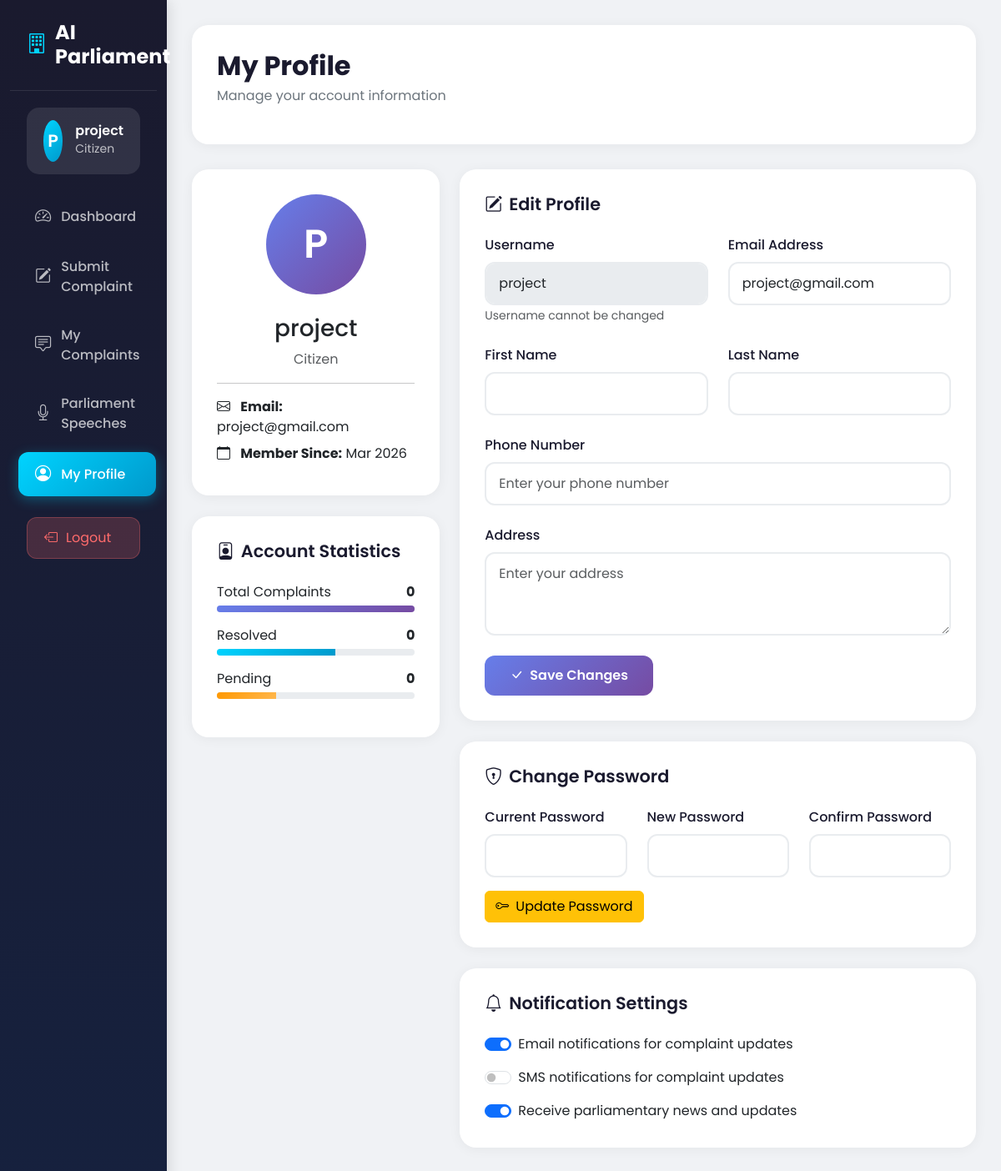
Screenshot of /citizen/profile/ (signed in) with the database file from the repository.
### accounts/models.py (models this page shows)
class User(AbstractUser):
    ROLE_CHOICES = (
        ('citizen','Citizen'),
        ('mp','MP'),
        ('admin','Admin'),
    )
    role = models.CharField(max_length=10,choices=ROLE_CHOICES)

### citizen/views.py (the view, shortened to what this page needs)
# urls.py: path('profile/', views.citizen_profile, name='citizen_profile'),
@login_required
def citizen_profile(request):
    complaints = Complaint.objects.filter(citizen=request.user)
    total_complaints = complaints.count()
    resolved_complaints = complaints.filter(status="Resolved").count()
    pending_complaints = complaints.filter(status="Pending").count()
    return render(request, "citizen/profile.html", {
        'total_complaints': total_complaints,
        'resolved_complaints': resolved_complaints,
        'pending_complaints': pending_complaints,
    })

### citizen/templates/citizen/profile.html (shortened to what this page needs)
{% extends 'citizen/base_citizen.html' %}
{% load i18n %}
{% block content %}
<div class="animate-fade-in">
    <div class="page-header">
        <div class="d-flex justify-content-between align-items-center">
            <div>
                <h1 class="page-title">{% trans "My Profile" %}</h1>
                <p class="page-subtitle">{% trans "Manage your account information" %}</p>
            </div>
        </div>
    </div>
    <div class="row">
        <div class="col-lg-4">
            <div class="content-card text-center">
                <div class="profile-avatar mx-auto mb-4">
                    {{ user.username|make_list|first|upper }}
                </div>
                <h3>{{ user.username }}</h3>
                <p class="text-muted">{% trans "Citizen" %}</p>
                <hr>
                <div class="text-start">
                    <p class="mb-2">
                        <i class="bi bi-envelope me-2"></i>
                        <strong>{% trans "Email:" %}</strong> {{ user.email|default:"Not provided" }}
                    </p>
                    <p class="mb-2">
                        <i class="bi bi-calendar me-2"></i>
                        <strong>{% trans "Member Since:" %}</strong> {{ user.date_joined|date:"M Y" }}
                    </p>
                </div>
            </div>
            <div class="content-card mt-4">
                <h5 class="content-card-title mb-4">
                    <i class="bi bi-person-badge me-2"></i>{% trans "Account Statistics" %}
                </h5>
                <div class="mb-3">
                    <div class="d-flex justify-content-between mb-1">
                        <span>{% trans "Total Complaints" %}</span>
                        <strong>{{ total_complaints }}</strong>
                    </div>
                    <div class="progress" style="height: 8px;">
                        <div class="progress-bar" style="width: 100%; background: linear-gradient(135deg, #667eea 0%, #764ba2 100%);"></div>
                    </div>
                </div>
            <div class="mb-3">
                    <div class="d-flex justify-content-between mb-1">
                        <span>{% trans "Resolved" %}</span>
                        <strong>{{ resolved_complaints }}</strong>
                    </div>
                    <div class="progress" style="height: 8px;">
                        <div class="progress-bar" style="width: 60%; background: linear-gradient(135deg, #00d4ff 0%, #0099cc 100%);"></div>
                    </div>
                </div>
                <div class="mb-3">
                    <div class="d-flex justify-content-between mb-1">
                        <span>{% trans "Pending" %}</span>
                        <strong>{{ pending_complaints }}</strong>
                    </div>
                    <div class="progress" style="height: 8px;">
                        <div class="progress-bar" style="width: 30%; background: linear-gradient(135deg, #ff9800 0%, #ffb74d 100%);"></div>
                    </div>
                </div>
            </div>
        </div>
        <div class="col-lg-8">
            <div class="content-card">
                <h5 class="content-card-title mb-4">
                    <i class="bi bi-pencil-square me-2"></i>{% trans "Edit Profile" %}
                </h5>
                <form method="POST" action="{% url 'citizen_profile' %}">
                    <div class="row">
                        <div class="col-md-6 mb-4">
                            <label for="username" class="form-label">{% trans "Username" %}</label>
                            <input type="text" class="form-control" id="username" value="{{ user.username }}" disabled>
                            <small class="text-muted">{% trans "Username cannot be changed" %}</small>
                        </div>
                        <div class="col-md-6 mb-4">
                            <label for="email" class="form-label">{% trans "Email Address" %}</label>
                            <input type="email" class="form-control" id="email" name="email" value="{{ user.email }}">
                        </div>
                    </div>
                    <div class="row">
                        <div class="col-md-6 mb-4">
                            <label for="first_name" class="form-label">{% trans "First Name" %}</label>
                            <input type="text" class="form-control" id="first_name" name="first_name"
                                   value="{{ user.first_name }}">
                        </div>
                        <div class="col-md-6 mb-4">
                            <label for="last_name" class="form-label">{% trans "Last Name" %}</label>
                            <input type="text" class="form-control" id="last_name" name="last_name"
                                   value="{{ user.last_name }}">
                        </div>
                    </div>
                    <div class="mb-4">
                        <label for="phone" class="form-label">{% trans "Phone Number" %}</label>
                        <input type="tel" class="form-control" id="phone" name="phone"
                               placeholder="{% trans 'Enter your phone number' %}">
                    </div>
                    <div class="mb-4">
                        <label for="address" class="form-label">{% trans "Address" %}</label>
                        <textarea class="form-control" id="address" name="address" rows="3"
                                  placeholder="{% trans 'Enter your address' %}"></textarea>
                    </div>
                    <button type="submit" class="btn btn-primary">
                        <i class="bi bi-check-lg me-2"></i>{% trans "Save Changes" %}
                    </button>
                </form>
            </div>
            <div class="content-card mt-4">
                <h5 class="content-card-title mb-4">
                    <i class="bi bi-shield-lock me-2"></i>{% trans "Change Password" %}
                </h5>
                <form>
                    <div class="row">
                        <div class="col-md-4 mb-3">
                            <label for="current_password" class="form-label">{% trans "Current Password" %}</label>
                            <input type="password" class="form-control" id="current_password">
                        </div>
                        <div class="col-md-4 mb-3">
                            <label for="new_password" class="form-label">{% trans "New Password" %}</label>
                            <input type="password" class="form-control" id="new_password">
                        </div>
                        <div class="col-md-4 mb-3">
                            <label for="confirm_password" class="form-label">{% trans "Confirm Password" %}</label>
                            <input type="password" class="form-control" id="confirm_password">
                        </div>
                    </div>
                    <button type="submit" class="btn btn-warning">
                        <i class="bi bi-key me-2"></i>{% trans "Update Password" %}
                    </button>
                </form>
            </div>
            <div class="content-card mt-4">
                <h5 class="content-card-title mb-4">
                    <i class="bi bi-bell me-2"></i>{% trans "Notification Settings" %}
                </h5>
                <div class="form-check form-switch mb-3">
                    <input class="form-check-input" type="checkbox" id="email_notifications" checked>
                    <label class="form-check-label" for="email_notifications">
                        {% trans "Email notifications for complaint updates" %}
                    </label>
                </div>
                <div class="form-check form-switch mb-3">
                    <input class="form-check-input" type="checkbox" id="sms_notifications">
                    <label class="form-check-label" for="sms_notifications">
                        {% trans "SMS notifications for complaint updates" %}
                    </label>
                </div>
                <div class="form-check form-switch">
                    <input class="form-check-input" type="checkbox" id="newsletter" checked>
                    <label class="form-check-label" for="newsletter">
                        {% trans "Receive parliamentary news and updates" %}
                    </label>
                </div>
            </div>
        </div>
    </div>
</div>
{% endblock %}

### citizen/templates/citizen/base_citizen.html (shortened to what this page needs)
{% load i18n %}
<!DOCTYPE html>
<html lang="{{ request.LANGUAGE_CODE|default:"en" }}">
<head>
    <link href="https://cdn.jsdelivr.net/npm/bootstrap@5.3.2/dist/css/bootstrap.min.css" rel="stylesheet">
    <link rel="stylesheet" href="https://cdn.jsdelivr.net/npm/bootstrap-icons@1.11.1/font/bootstrap-icons.css">
</head>
<body>
    <div class="container-fluid">
        <div class="row">
            <div class="col-md-3 col-lg-2 sidebar" id="sidebar">
                <div class="sidebar-brand">
                    <h4><i class="bi bi-building"></i> {% trans "AI Parliament" %}</h4>
                </div>
                <div class="user-info">
                    <div class="user-avatar">{{ user.username|make_list|first|upper }}</div>
                    <div class="user-details">
                        <h6>{{ user.username }}</h6>
                        <small>{% trans "Citizen" %}</small>
                    </div>
                </div>
                <ul class="nav flex-column mt-3">
                    <li class="nav-item">
                        <a class="nav-link {% if request.resolver_match.url_name == 'citizen_dashboard' %}active{% endif %}"
                           href="{% url 'citizen_dashboard' %}">
                            <i class="bi bi-speedometer2"></i> {% trans "Dashboard" %}
                        </a>
                    </li>
                    <li class="nav-item">
                        <a class="nav-link {% if request.resolver_match.url_name == 'submit_complaint' %}active{% endif %}"
                           href="{% url 'submit_complaint' %}">
                            <i class="bi bi-pencil-square"></i> {% trans "Submit Complaint" %}
                        </a>
                    </li>
                    <li class="nav-item">
                        <a class="nav-link {% if request.resolver_match.url_name == 'my_complaints' %}active{% endif %}"
                           href="{% url 'my_complaints' %}">
                            <i class="bi bi-chat-square-text"></i> {% trans "My Complaints" %}
                        </a>
                    </li>
                    <li class="nav-item">
                        <a class="nav-link {% if request.resolver_match.url_name == 'citizen_speeches' %}active{% endif %}"
                           href="{% url 'citizen_speeches' %}">
                            <i class="bi bi-mic"></i> {% trans "Parliament Speeches" %}
                        </a>
                    </li>
                    <li class="nav-item">
                        <a class="nav-link {% if request.resolver_match.url_name == 'citizen_profile' %}active{% endif %}"
                           href="{% url 'citizen_profile' %}">
                            <i class="bi bi-person-circle"></i> {% trans "My Profile" %}
                        </a>
                    </li>
                </ul>
                <a href="{% url 'logout' %}" class="logout-btn">
                    <i class="bi bi-box-arrow-left"></i> {% trans "Logout" %}
                </a>
            </div>
            <div class="col-md-9 col-lg-10 main-content">
                {% block content %}{% endblock %}
            </div>
        </div>
    </div>
</body>
</html>

### citizen/templates/citizen/base_citizen.html (style rules this page uses)
* { font-family: 'Poppins', sans-serif; }
body { background-color: #f0f2f5; }
.sidebar { min-height: 100vh; background: linear-gradient(180deg, #1a1a2e 0%, #16213e 100%); box-shadow: 4px 0 15px rgba(0,0,0,0.1); }
.sidebar-brand { padding: 25px 20px; border-bottom: 1px solid rgba(255,255,255,0.1); }
.sidebar-brand h4 { color: #fff; font-weight: 700; margin: 0; display: flex; align-items: center; gap: 10px; }
.sidebar-brand i { color: #00d4ff; font-size: 1.5rem; }
.nav-item { margin: 5px 10px; }
.nav-link { color: rgba(255,255,255,0.7) !important; font-weight: 500; padding: 12px 20px !important; border-radius: 12px; transition: all 0.3s ease; display: flex; align-items: center; gap: 12px; }
.nav-link.active { background: linear-gradient(135deg, #00d4ff 0%, #0099cc 100%); color: #fff !important; box-shadow: 0 4px 15px rgba(0,212,255,0.3); }
.nav-link i { font-size: 1.2rem; }
.main-content { padding: 30px; }
.page-header { background: #fff; border-radius: 20px; padding: 30px; margin-bottom: 30px; box-shadow: 0 2px 15px rgba(0,0,0,0.05); }
.page-title { font-size: 2rem; font-weight: 700; color: #1a1a2e; margin: 0; }
.page-subtitle { color: #6c757d; margin-top: 5px; }
.content-card { background: #fff; border-radius: 20px; padding: 30px; margin-bottom: 25px; box-shadow: 0 2px 15px rgba(0,0,0,0.05); }
.content-card-title { font-size: 1.3rem; font-weight: 600; color: #1a1a2e; margin: 0; }
.btn-primary { background: linear-gradient(135deg, #667eea 0%, #764ba2 100%); border: none; padding: 12px 30px; border-radius: 12px; font-weight: 600; transition: all 0.3s ease; }
.user-info { display: flex; align-items: center; gap: 15px; padding: 15px 20px; background: rgba(255,255,255,0.1); border-radius: 15px; margin: 20px; }
.user-avatar { width: 50px; height: 50px; border-radius: 50%; background: linear-gradient(135deg, #00d4ff 0%, #0099cc 100%); display: flex; align-items: center; justify-content: center; color: #fff; font-size: 1.3rem; font-weight: 600; }
.user-details h6 { color: #fff; margin: 0; font-weight: 600; }
.user-details small { color: rgba(255,255,255,0.7); }
.logout-btn { margin: 20px; padding: 12px 20px; background: rgba(255,107,107,0.2); border: 1px solid rgba(255,107,107,0.3); color: #ff6b6b; border-radius: 12px; text-decoration: none; display: flex; align-items: center; gap: 10px; transition: all 0.3s ease; }
.form-control { border: 2px solid #e9ecef; border-radius: 12px; padding: 12px 15px; transition: all 0.3s ease; }
.form-label { font-weight: 500; color: #1a1a2e; margin-bottom: 8px; }
.animate-fade-in { animation: fadeInUp 0.5s ease forwards; }

### citizen/templates/citizen/profile.html (style rules this page uses)
.profile-avatar { width: 120px; height: 120px; border-radius: 50%; background: linear-gradient(135deg, #667eea 0%, #764ba2 100%); display: flex; align-items: center; justify-content: center; color: #fff; font-size: 3rem; font-weight: 600; }

### rows the page displays
User: username|make_list "P", username "project", email "project@gmail.com", date_joined "Mar 2026"

### other values shown
{{ total_complaints }} "0"
{{ resolved_complaints }} "0"
{{ pending_complaints }} "0"
